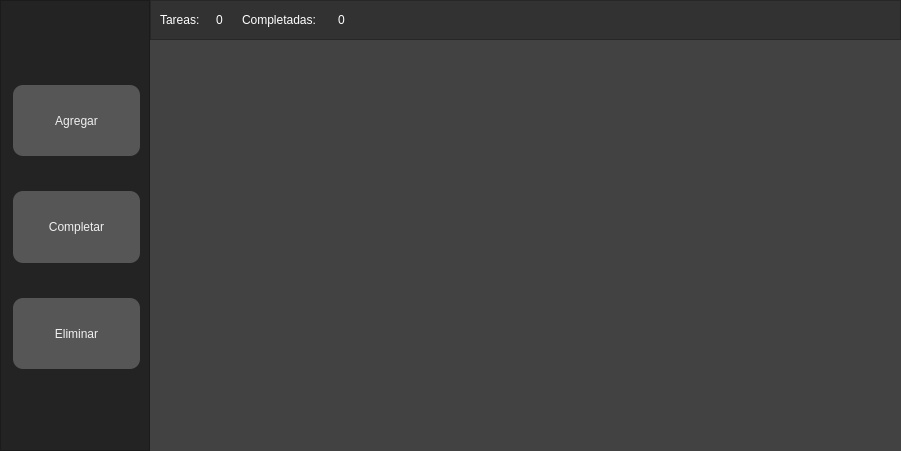
<?xml version="1.0" encoding="UTF-8"?>
<ui version="4.0">
 <class>mainwindow</class>
 <widget class="QWidget" name="mainwindow">
  <property name="geometry">
   <rect>
    <x>0</x>
    <y>0</y>
    <width>901</width>
    <height>451</height>
   </rect>
  </property>
  <property name="windowTitle">
   <string>to_do_app</string>
  </property>
  <property name="styleSheet">
   <string notr="true"/>
  </property>
  <layout class="QGridLayout" name="gridLayout_3" rowstretch="0,0">
   <property name="leftMargin">
    <number>0</number>
   </property>
   <property name="topMargin">
    <number>0</number>
   </property>
   <property name="rightMargin">
    <number>0</number>
   </property>
   <property name="bottomMargin">
    <number>0</number>
   </property>
   <property name="spacing">
    <number>0</number>
   </property>
   <item row="0" column="0" rowspan="2">
    <layout class="QGridLayout" name="gridLayout_5" rowstretch="0,2" columnstretch="1,4">
     <property name="spacing">
      <number>0</number>
     </property>
     <item row="0" column="1">
      <widget class="QFrame" name="frame">
       <property name="sizePolicy">
        <sizepolicy hsizetype="Preferred" vsizetype="Fixed">
         <horstretch>0</horstretch>
         <verstretch>0</verstretch>
        </sizepolicy>
       </property>
       <property name="maximumSize">
        <size>
         <width>16777215</width>
         <height>60</height>
        </size>
       </property>
       <property name="styleSheet">
        <string notr="true">QFrame{
	background-color: rgb(50,50,50);
}</string>
       </property>
       <property name="frameShape">
        <enum>QFrame::Shape::StyledPanel</enum>
       </property>
       <property name="frameShadow">
        <enum>QFrame::Shadow::Raised</enum>
       </property>
       <layout class="QHBoxLayout" name="horizontalLayout_2" stretch="1,1,1,1,0">
        <property name="spacing">
         <number>-1</number>
        </property>
        <item>
         <widget class="QLabel" name="text_task">
          <property name="sizePolicy">
           <sizepolicy hsizetype="Preferred" vsizetype="Fixed">
            <horstretch>0</horstretch>
            <verstretch>0</verstretch>
           </sizepolicy>
          </property>
          <property name="maximumSize">
           <size>
            <width>50</width>
            <height>30</height>
           </size>
          </property>
          <property name="styleSheet">
           <string notr="true">QLabel{
	color:white;
}</string>
          </property>
          <property name="text">
           <string>Tareas:</string>
          </property>
         </widget>
        </item>
        <item>
         <widget class="QLabel" name="count_task">
          <property name="sizePolicy">
           <sizepolicy hsizetype="Preferred" vsizetype="Fixed">
            <horstretch>0</horstretch>
            <verstretch>0</verstretch>
           </sizepolicy>
          </property>
          <property name="maximumSize">
           <size>
            <width>20</width>
            <height>16777215</height>
           </size>
          </property>
          <property name="styleSheet">
           <string notr="true">QLabel{
	color:white;
}</string>
          </property>
          <property name="text">
           <string>0</string>
          </property>
         </widget>
        </item>
        <item>
         <widget class="QLabel" name="text_complete">
          <property name="sizePolicy">
           <sizepolicy hsizetype="Preferred" vsizetype="Fixed">
            <horstretch>0</horstretch>
            <verstretch>0</verstretch>
           </sizepolicy>
          </property>
          <property name="maximumSize">
           <size>
            <width>90</width>
            <height>30</height>
           </size>
          </property>
          <property name="styleSheet">
           <string notr="true">QLabel{
	color:white;
}</string>
          </property>
          <property name="text">
           <string>Completadas:</string>
          </property>
         </widget>
        </item>
        <item>
         <widget class="QLabel" name="count_complete">
          <property name="sizePolicy">
           <sizepolicy hsizetype="Preferred" vsizetype="Fixed">
            <horstretch>0</horstretch>
            <verstretch>0</verstretch>
           </sizepolicy>
          </property>
          <property name="maximumSize">
           <size>
            <width>20</width>
            <height>16777215</height>
           </size>
          </property>
          <property name="styleSheet">
           <string notr="true">QLabel{
	color:white;
}</string>
          </property>
          <property name="text">
           <string>0</string>
          </property>
         </widget>
        </item>
        <item>
         <spacer name="horizontalSpacer">
          <property name="orientation">
           <enum>Qt::Orientation::Horizontal</enum>
          </property>
          <property name="sizeHint" stdset="0">
           <size>
            <width>40</width>
            <height>20</height>
           </size>
          </property>
         </spacer>
        </item>
       </layout>
      </widget>
     </item>
     <item row="1" column="1">
      <widget class="QListWidget" name="listWidget">
       <property name="sizePolicy">
        <sizepolicy hsizetype="Expanding" vsizetype="Expanding">
         <horstretch>0</horstretch>
         <verstretch>0</verstretch>
        </sizepolicy>
       </property>
       <property name="maximumSize">
        <size>
         <width>16777215</width>
         <height>16777215</height>
        </size>
       </property>
       <property name="styleSheet">
        <string notr="true">/* Estilos para QListWidget */
QListWidget {
    background-color: rgb(66,66,66);
    border: none;
    padding: 10px;
}

/* Estilos para los ítems de QListWidget */
QListWidget::item {
    background-color: rgb(94,94,94);
    border-radius: 10px;
    margin: 4px;
    min-width: 150px;
    min-height: 100px;
    text-align: center;
}

/* Efecto hover para los ítems */
QListWidget::item:hover {
    background-color: rgb(130,130,130);
}

/* Ítem seleccionado */
QListWidget::item:selected {
    background-color: #a0a0a0;
    border: 1px solid #909090;
}</string>
       </property>
      </widget>
     </item>
     <item row="0" column="0" rowspan="2">
      <widget class="QFrame" name="frame_2">
       <property name="sizePolicy">
        <sizepolicy hsizetype="Fixed" vsizetype="Expanding">
         <horstretch>0</horstretch>
         <verstretch>0</verstretch>
        </sizepolicy>
       </property>
       <property name="maximumSize">
        <size>
         <width>150</width>
         <height>16777215</height>
        </size>
       </property>
       <property name="styleSheet">
        <string notr="true">QFrame{
	background-color: rgb(35,35,35);
}</string>
       </property>
       <property name="frameShape">
        <enum>QFrame::Shape::StyledPanel</enum>
       </property>
       <property name="frameShadow">
        <enum>QFrame::Shadow::Raised</enum>
       </property>
       <layout class="QGridLayout" name="gridLayout_2" rowstretch="0,0,0,0,0" columnstretch="0">
        <property name="leftMargin">
         <number>12</number>
        </property>
        <property name="topMargin">
         <number>12</number>
        </property>
        <property name="horizontalSpacing">
         <number>0</number>
        </property>
        <property name="verticalSpacing">
         <number>35</number>
        </property>
        <item row="0" column="0">
         <spacer name="verticalSpacer">
          <property name="orientation">
           <enum>Qt::Orientation::Vertical</enum>
          </property>
          <property name="sizeHint" stdset="0">
           <size>
            <width>20</width>
            <height>40</height>
           </size>
          </property>
         </spacer>
        </item>
        <item row="1" column="0">
         <widget class="QPushButton" name="addButton">
          <property name="enabled">
           <bool>true</bool>
          </property>
          <property name="sizePolicy">
           <sizepolicy hsizetype="Expanding" vsizetype="Expanding">
            <horstretch>0</horstretch>
            <verstretch>0</verstretch>
           </sizepolicy>
          </property>
          <property name="minimumSize">
           <size>
            <width>0</width>
            <height>0</height>
           </size>
          </property>
          <property name="maximumSize">
           <size>
            <width>16777215</width>
            <height>120</height>
           </size>
          </property>
          <property name="sizeIncrement">
           <size>
            <width>0</width>
            <height>0</height>
           </size>
          </property>
          <property name="baseSize">
           <size>
            <width>0</width>
            <height>0</height>
           </size>
          </property>
          <property name="cursor">
           <cursorShape>PointingHandCursor</cursorShape>
          </property>
          <property name="styleSheet">
           <string notr="true">QPushButton{
	color: rgb(240,240,240);
	background-color: rgb(86,86,86);
	border-radius: 10px;
}

QPushButton:hover {
    background-color: rgb(130,130,130);
}</string>
          </property>
          <property name="text">
           <string>Agregar</string>
          </property>
         </widget>
        </item>
        <item row="2" column="0">
         <widget class="QPushButton" name="checkButton">
          <property name="sizePolicy">
           <sizepolicy hsizetype="Expanding" vsizetype="Expanding">
            <horstretch>0</horstretch>
            <verstretch>0</verstretch>
           </sizepolicy>
          </property>
          <property name="maximumSize">
           <size>
            <width>16777215</width>
            <height>120</height>
           </size>
          </property>
          <property name="cursor">
           <cursorShape>PointingHandCursor</cursorShape>
          </property>
          <property name="styleSheet">
           <string notr="true">QPushButton{
	color: rgb(240,240,240);
	background-color: rgb(86,86,86);
	border-radius: 10px;
}

QPushButton:hover {
    background-color: rgb(130,130,130);
}</string>
          </property>
          <property name="text">
           <string>Completar</string>
          </property>
         </widget>
        </item>
        <item row="3" column="0">
         <widget class="QPushButton" name="deleteButton">
          <property name="sizePolicy">
           <sizepolicy hsizetype="Expanding" vsizetype="Expanding">
            <horstretch>0</horstretch>
            <verstretch>0</verstretch>
           </sizepolicy>
          </property>
          <property name="maximumSize">
           <size>
            <width>16777215</width>
            <height>120</height>
           </size>
          </property>
          <property name="cursor">
           <cursorShape>PointingHandCursor</cursorShape>
          </property>
          <property name="styleSheet">
           <string notr="true">QPushButton{
	color: rgb(240,240,240);
	background-color: rgb(86,86,86);
	border-radius: 10px;
}

QPushButton:hover {
    background-color: rgb(130,130,130);
}</string>
          </property>
          <property name="text">
           <string>Eliminar</string>
          </property>
         </widget>
        </item>
        <item row="4" column="0">
         <spacer name="verticalSpacer_2">
          <property name="orientation">
           <enum>Qt::Orientation::Vertical</enum>
          </property>
          <property name="sizeHint" stdset="0">
           <size>
            <width>20</width>
            <height>40</height>
           </size>
          </property>
         </spacer>
        </item>
       </layout>
      </widget>
     </item>
    </layout>
   </item>
  </layout>
 </widget>
 <resources/>
 <connections/>
</ui>
